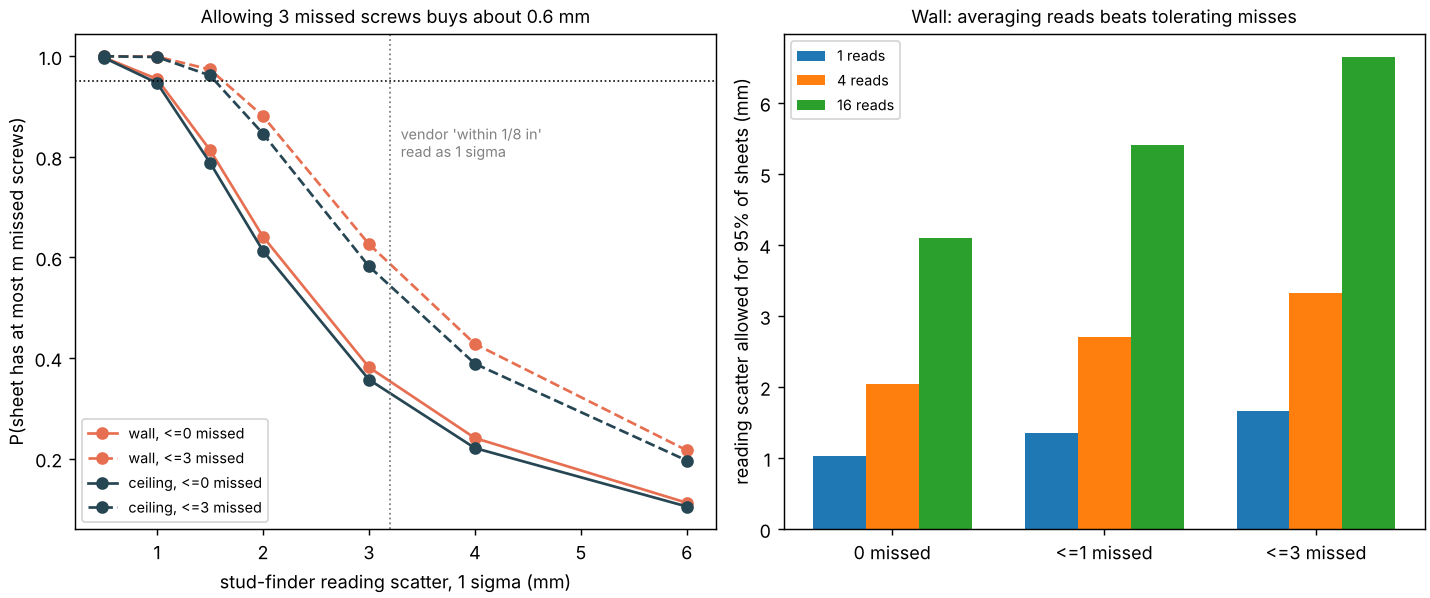

Write Python code to recreate this figure.
"""Success against reading scatter (wall and ceiling, 0 and 3 missed screws allowed) -> figure.png (reads results.json)."""
import json
from pathlib import Path

import matplotlib
matplotlib.use("Agg")
import matplotlib.pyplot as plt  # noqa: E402

HERE = Path(__file__).resolve().parent
R = json.load(open(HERE / "results.json"))


def main():
    fig, (a, b) = plt.subplots(1, 2, figsize=(11, 4.6), constrained_layout=True)
    g = R["A"]["grid_mm"]
    style = {"wall, <=0 missed": ("#e76f51", "-"), "wall, <=3 missed": ("#e76f51", "--"),
             "ceiling, <=0 missed": ("#264653", "-"), "ceiling, <=3 missed": ("#264653", "--")}
    for k, (c, ls) in style.items():
        a.plot(g, R["A"][k], marker="o", color=c, ls=ls, label=k)
    a.axhline(0.95, color="black", ls=":", lw=0.9)
    a.axvline(3.2, color="grey", ls=":", lw=1)
    a.text(3.3, 0.8, "vendor 'within 1/8 in'\nread as 1 sigma", fontsize=8, color="grey")
    a.set_xlabel("stud-finder reading scatter, 1 sigma (mm)")
    a.set_ylabel("P(sheet has at most m missed screws)")
    a.legend(fontsize=8, loc="lower left")
    a.set_title("Allowing 3 missed screws buys about 0.6 mm", fontsize=10)
    keys = ["wall, <=0 missed", "wall, <=1 missed", "wall, <=3 missed"]
    for i, n in enumerate((1, 4, 16)):
        b.bar([j + 0.25 * i for j in range(3)], [R["B"][k][i] for k in keys], width=0.25, label="%d reads" % n)
    b.set_xticks([0.25, 1.25, 2.25])
    b.set_xticklabels(["0 missed", "<=1 missed", "<=3 missed"])
    b.set_ylabel("reading scatter allowed for 95% of sheets (mm)")
    b.set_title("Wall: averaging reads beats tolerating misses", fontsize=10)
    b.legend(fontsize=8)
    fig.savefig(HERE / "figure.png", dpi=130)


main()
